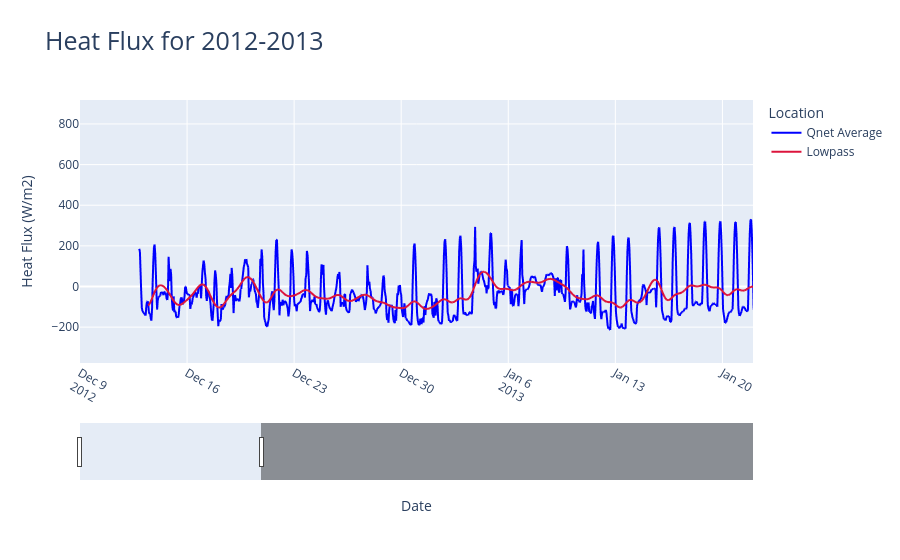

Notebook cell for this chart:
### Code cell
import datetime
import re
import matplotlib.dates as mdates
import matplotlib.pyplot as plt
import numpy as np
import pandas as pd
import plotly.express as px
import plotly.graph_objects as go
from plotly.subplots import make_subplots
from scipy import signal, stats
import scipy.io as sio

%config InlineBackend.figure_format = 'svg'


# =========================================================================
# Direct 36-Hour Butterworth Low-Pass Filter with 18-Hour NaN Edges
# =========================================================================
def butter_36h_nan_edges(series, cutoff_hours=36, nan_hours=18):
    """Filters data directly using a 36-hour Butterworth low-pass filter

    and masks the first and last `nan_hours` with NaN values to remove edge
    effects.
    """
    # 1. Clean missing values via linear interpolation for continuous filtering
    y = series.interpolate(method="linear").bfill().ffill().to_numpy()
    N = len(y)

    # 2. Design 36-hour Butterworth low-pass filter (fs = 1 hr^-1, fc = 1/36 hr^-1)
    fs = 1.0
    fc = 1.0 / cutoff_hours
    w_cutoff = fc / (fs / 2.0)  # Normalized Nyquist frequency
    sos = signal.butter(4, w_cutoff, btype="lowpass", analog=False, output="sos")

    # 3. Apply zero-phase Butterworth filter directly
    y_filtered = signal.sosfiltfilt(sos, y)

    # 4. Mask the first and last N hours with NaN
    if N >= (2 * nan_hours):
        y_filtered[:nan_hours] = np.nan
        y_filtered[-nan_hours:] = np.nan

    return y_filtered


# --- Load Data ---
oceanDF = pd.read_csv("12_13_output_ocean_heatflux.csv")
riverDf = pd.read_csv("12_13_output_river_heatflux.csv")
midHeatFluxDF = pd.read_csv("mid_heatflux_2012-2013.csv")
mid1314DF = pd.read_csv("mid_heatflux_2013-2014.csv")
up1213DF = pd.read_csv("upriver1213_heatflux.csv")
up1314DF = pd.read_csv("upriver1314_heatflux.csv")

# Clean inputs
up1213DF["Qnet_clean"] = up1213DF["Qnet"].interpolate().bfill().ffill()
up1314DF["Qnet_clean"] = up1314DF["Qnet"].interpolate().bfill().ffill()

# Build combined dataframe using FULL date range first
combinedDF = pd.DataFrame()
combinedDF["Tm (UTC)"] = pd.to_datetime(oceanDF["Tm (UTC)"])
combinedDF["Qnet"] = (oceanDF["Qnet"] + riverDf["Qnet"]) / 2.0
combinedDF["Qnet_clean"] = combinedDF["Qnet"].interpolate().bfill().ffill()


# =========================================================================
# APPLY BUTTERWORTH FILTER DIRECTLY (18-Hour Start/End set to NaN)
# =========================================================================
combinedDF["lowpass"] = butter_36h_nan_edges(combinedDF["Qnet_clean"])
midHeatFluxDF["lowpass"] = butter_36h_nan_edges(midHeatFluxDF["Qnet"])
mid1314DF["lowpass"] = butter_36h_nan_edges(mid1314DF["Qnet"])
up1213DF["lowpass"] = butter_36h_nan_edges(up1213DF["Qnet_clean"])
up1314DF["lowpass"] = butter_36h_nan_edges(up1314DF["Qnet_clean"])


# =========================================================================
# TRUNCATE combinedDF AFTER FILTERING
# =========================================================================
cutoff_date = pd.Timestamp("2013-01-22 23:59:59")
combinedDF = combinedDF[combinedDF["Tm (UTC)"] <= cutoff_date].reset_index(
    drop=True
)


# --- Save Output Files ---
combinedDF.to_csv("12_13_substituted_heatflux.csv", index=False)
midHeatFluxDF.to_csv("mid_heatflux_2012-2013.csv", index=False)
mid1314DF.to_csv("mid_heatflux_2013-2014.csv", index=False)
up1213DF.to_csv("upriver1213_heatflux.csv", index=False)
up1314DF.to_csv("upriver1314_heatflux.csv", index=False)


# =========================================================================
# Plotting Verification
# =========================================================================
tempFigLabels = ["Qnet Average", "Lowpass"]
tempfig = px.line(
    x=up1213DF["Tm (UTC)"],
    y=[up1213DF["Qnet"], up1213DF["lowpass"]],
    color_discrete_sequence=["blue", "crimson"],
    title="Heat Flux",
)

for idx in range(len(tempFigLabels)):
    tempfig.data[idx].name = tempFigLabels[idx]
    tempfig.data[idx].hovertemplate = (
        f"variable={tempFigLabels[idx]}<br>x=%{{x}}<br>value=%{{y}}<extra></extra>"
    )
    tempfig.data[idx].legendgroup = tempFigLabels[idx]

tempfig.update_layout(
    title=dict(text="Heat Flux for 2012-2013", font=dict(size=25))
)
tempfig.update_xaxes(tickangle=30)
tempfig.update_xaxes(rangeslider_visible=True)
tempfig.update_xaxes(
    range=[pd.Timestamp("2012-12-09"), pd.Timestamp("2013-01-22")]
)
tempfig.update_layout(
    xaxis_title="Date", yaxis_title="Heat Flux (W/m2)", legend_title="Location"
)

tempfig.show()

### Figure 1 — Plotly figure (JSON) as saved in the notebook; plotly's stock layout.template omitted (floating-point values rounded to 4 significant figures; data arrays with more than 128 entries replaced by an {"elided": "..."} marker saying what was removed)
{"data": [{"hovertemplate": "variable=Qnet Average<br>x=%{x}<br>value=%{y}<extra></extra>", "legendgroup": "Qnet Average", "line": {"color": "blue", "dash": "solid"}, "marker": {"symbol": "circle"}, "mode": "lines", "name": "Qnet Average", "showlegend": true, "type": "scattergl", "x": {"elided": "3843 str values"}, "xaxis": "x", "y": {"elided": "3843 float values"}, "yaxis": "y"}, {"hovertemplate": "variable=Lowpass<br>x=%{x}<br>value=%{y}<extra></extra>", "legendgroup": "Lowpass", "line": {"color": "crimson", "dash": "solid"}, "marker": {"symbol": "circle"}, "mode": "lines", "name": "Lowpass", "showlegend": true, "type": "scattergl", "x": {"elided": "3843 str values"}, "xaxis": "x", "y": {"elided": "3843 float values"}, "yaxis": "y"}], "layout": {"legend": {"title": {"text": "Location"}, "tracegroupgap": 0}, "title": {"font": {"size": 25}, "text": "Heat Flux for 2012-2013"}, "xaxis": {"anchor": "y", "domain": [0, 1], "range": ["2012-12-09T00:00:00", "2013-01-22T00:00:00"], "rangeslider": {"visible": true}, "tickangle": 30, "title": {"text": "Date"}}, "yaxis": {"anchor": "x", "domain": [0, 1], "title": {"text": "Heat Flux (W/m2)"}}}}
